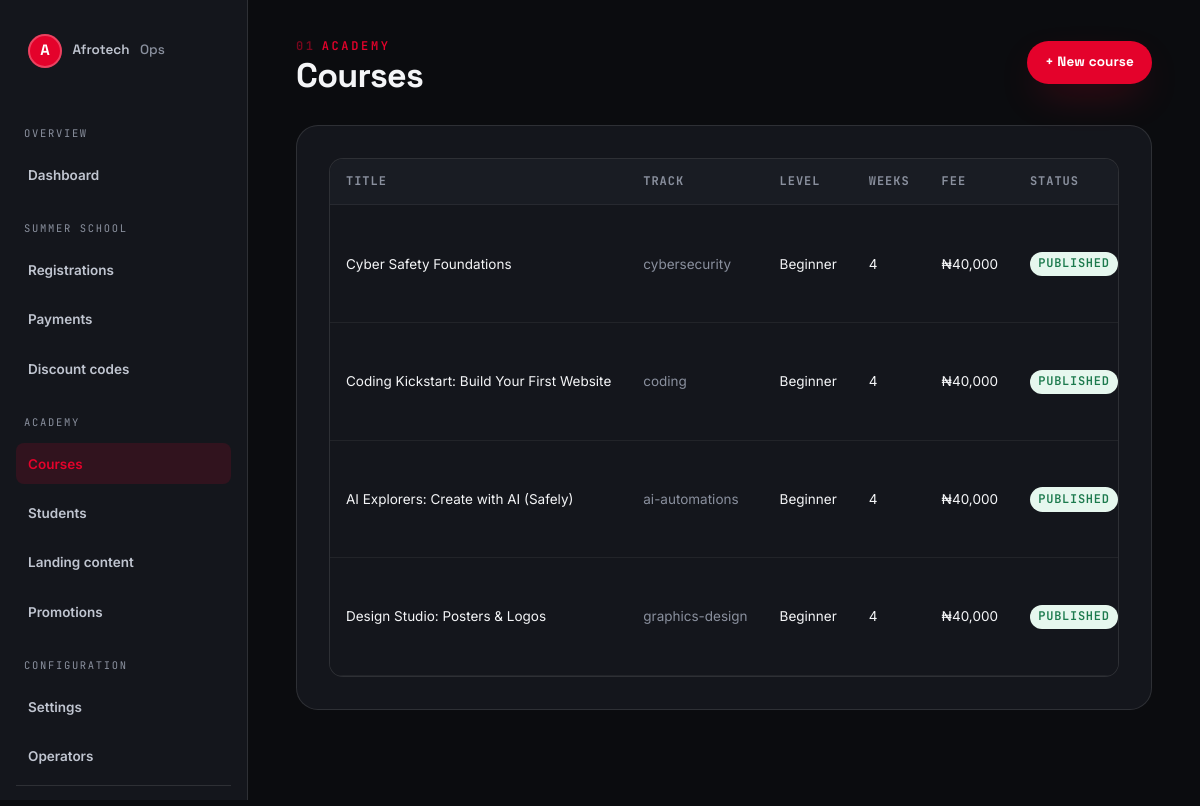
The app's page /admin/courses (signed in) with its own data.
### tables this page shows
CREATE TABLE IF NOT EXISTS `courses` (
    `id`            INT UNSIGNED AUTO_INCREMENT PRIMARY KEY,
    `title`         VARCHAR(200) NOT NULL,
    `slug`          VARCHAR(200) NOT NULL,
    `track_slug`    VARCHAR(80)  DEFAULT NULL,
    `level`         VARCHAR(40)  DEFAULT 'Beginner',
    `age_range`     VARCHAR(40)  DEFAULT '7+',
    `weeks`         INT NOT NULL DEFAULT 4,
    `instructor`    VARCHAR(160) DEFAULT NULL,
    `price_naira`   INT NOT NULL DEFAULT 0,
    `summary`       VARCHAR(500) DEFAULT NULL,
    `body`          MEDIUMTEXT,
    `syllabus_json` TEXT,                        
    `cover`         VARCHAR(255) DEFAULT NULL,
    `status`        ENUM('draft','published') NOT NULL DEFAULT 'draft',
    `created_at`    TIMESTAMP NOT NULL DEFAULT CURRENT_TIMESTAMP,
    `updated_at`    TIMESTAMP NOT NULL DEFAULT CURRENT_TIMESTAMP ON UPDATE CURRENT_TIMESTAMP,
    UNIQUE KEY `courses_slug` (`slug`),
    KEY `courses_status` (`status`),
    KEY `courses_track`  (`track_slug`)
);

### src/core/View.php (called while the page is built, shortened)
<?php
class View {
    public static function render(string $page, array $data = [], string $layout = 'main'): void {
        $pagePath   = AFT_ROOT . '/src/views/' . $page . '.php';
        $defaults = [
            'title'       => AFT_NAME . ' — ' . AFT_TAGLINE,
            'description' => AFT_DESC,
            'bodyClass'   => '',
            'canonical'   => url(current_path()),
            'breadcrumbs' => [],
        ];
        $data = array_merge($defaults, $data);
        extract($data, EXTR_SKIP);
        require $pagePath;
    }
}

### src/core/Controller.php (called while the page is built, shortened)
<?php
class Controller {
    public function view(string $page, array $data = [], string $layout = 'main'): void {
        View::render($page, $data, $layout);
    }
}

### src/controllers/Admin/CoursesController.php (called while the page is built, shortened)
<?php
class CoursesController extends \Controller {
    public function index(): void {
        $this->view('admin/courses/index', [
            'title'   => 'Courses · ' . AFT_NAME . ' Ops',
            'courses' => \Course::all(),
        ], 'admin');
    }
}

### index.php (called while the page is built, shortened)
<?php
require AFT_ROOT . '/src/core/Helpers.php';
require AFT_ROOT . '/src/core/Database.php';
require AFT_ROOT . '/src/core/Rbac.php';
require AFT_ROOT . '/src/core/Auth.php';
require AFT_ROOT . '/src/core/View.php';
require AFT_ROOT . '/src/core/Controller.php';
require AFT_ROOT . '/src/core/Router.php';
$router = new Router();
try {
    $path = parse_url($_SERVER['REQUEST_URI'] ?? '/', PHP_URL_PATH) ?: '/';
    $router->dispatch($_SERVER['REQUEST_METHOD'] ?? 'GET', $path);
} catch (Throwable $e) {
    if (AFT_DEBUG) {
        http_response_code(500);
        echo '<pre style="font:12px/1.5 monospace;padding:24px;">';
        echo htmlspecialchars($e->getMessage() . "\n\n" . $e->getTraceAsString());
        echo '</pre>';
    } else {
        error_log('[aft] ' . $e->getMessage() . ' @ ' . $e->getFile() . ':' . $e->getLine());
        try {
            http_response_code(500);
            (new Controller())->view('pages/500', ['title' => 'Something broke'], 'main');
        } catch (Throwable $inner) {
            error_log('[aft/500] ' . $inner->getMessage());
            if (!headers_sent()) header('Content-Type: text/html; charset=utf-8');
            echo '<!doctype html><meta charset="utf-8"><title>Service interrupted</title>'
               . '<style>body{font:16px/1.6 system-ui,sans-serif;padding:48px;max-width:640px;margin:auto;}'
               . 'h1{font-size:28px;}a{color:#E4022B;}</style>'
               . '<h1>The academy is briefly unavailable.</h1>'
               . '<p>We logged this. Try again in a moment, or '
               . '<a href="mailto:reachus@afrostrength.com">email us</a> if it persists.</p>';
        }
    }
} finally {
    if (function_exists('session_status') && session_status() === PHP_SESSION_ACTIVE) {
        @session_write_close();
    }
}

### src/core/Auth.php (called while the page is built, shortened)
<?php
class Auth {
    public static function user(): ?array {
        return $_SESSION['admin'] ?? null;
    }
}

### src/core/Rbac.php (called while the page is built, shortened)
<?php
class Rbac {
    public static function normalizeRole(?string $role): string {
        $role = (string)$role;
        return in_array($role, self::ROLES, true) ? $role : 'viewer';
    }
    public static function can(string $permission): bool {
        $user = Auth::user();
        $grants = self::GRANTS[self::normalizeRole($user['role'] ?? '')] ?? [];
        return in_array('*', $grants, true) || in_array($permission, $grants, true);
    }
}

### src/core/Helpers.php (called while the page is built, shortened)
<?php
function e(?string $value): string {
    return htmlspecialchars((string)$value, ENT_QUOTES | ENT_SUBSTITUTE, 'UTF-8');
}
function url(string $path = '/'): string {
    return rtrim(AFT_URL, '/') . '/' . ltrim($path, '/');
}
function naira(int $amount): string {
    return '₦' . number_format($amount);
}

### src/core/Database.php (called while the page is built, shortened)
<?php
class Database {
    private static ?PDO $pdo = null;
    public static function pdo(): PDO {
        if (self::$pdo) return self::$pdo;
        $cfg = require AFT_ROOT . '/config/database.php';
        $dsn = sprintf(
            'mysql:host=%s;port=%d;dbname=%s;charset=%s',
            $cfg['host'], $cfg['port'], $cfg['name'], $cfg['charset']
        );
        try {
            self::$pdo = new PDO($dsn, $cfg['user'], $cfg['pass'], [
                PDO::ATTR_ERRMODE            => PDO::ERRMODE_EXCEPTION,
                PDO::ATTR_DEFAULT_FETCH_MODE => PDO::FETCH_ASSOC,
                PDO::ATTR_EMULATE_PREPARES   => false,
            ]);
        } catch (PDOException $e) {
            self::$available = false;
            error_log('[aft/db] ' . $e->getMessage());
            throw $e;
        }
        return self::$pdo;
    }
    public static function all(string $sql, array $bindings = []): array {
        $st = self::pdo()->prepare($sql);
        $st->execute($bindings);
        return $st->fetchAll();
    }
}

### src/models/Course.php (called while the page is built, shortened)
<?php
class Course {
    public static function all(): array {
        return Database::all("SELECT * FROM courses ORDER BY created_at DESC");
    }
}

### src/views/admin/courses/index.php (the view, shortened to what this page needs)
<?php
$canManage = Rbac::can('courses.manage');
?>
<div class="topbar">
  <div><span class="eyebrow">Academy</span><h1>Courses</h1></div>
  <?php if ($canManage): ?><a class="btn btn--primary btn--sm" href="<?= e(url('/admin/courses/new')) ?>">+ New course</a><?php endif; ?>
</div>
<div class="panel">
  <?php if (!$courses): ?>
    <p class="muted"><?= Database::available() ? 'No courses yet.' : 'Database not connected — showing nothing to edit. Seeded fallback courses appear on the public site.' ?></p>
  <?php else: ?>
  <div class="table-wrap">
    <table class="data">
      <thead><tr><th>Title</th><th>Track</th><th>Level</th><th>Weeks</th><th>Fee</th><th>Status</th><?php if($canManage):?><th></th><?php endif;?></tr></thead>
      <tbody>
      <?php foreach ($courses as $c): ?>
        <tr>
          <td><?= e($c['title']) ?></td>
          <td class="muted"><?= e($c['track_slug'] ?: '—') ?></td>
          <td><?= e($c['level']) ?></td>
          <td><?= (int)$c['weeks'] ?></td>
          <td><?= e(naira((int)$c['price_naira'])) ?></td>
          <td><span class="chip chip--<?= $c['status']==='published'?'confirmed':'unpaid' ?>"><?= e($c['status']) ?></span></td>
        </tr>
      <?php endforeach; ?>
      </tbody>
    </table>
  </div>
  <?php endif; ?>
</div>

### src/core/Router.php (shortened to what this page needs)
<?php
class Router {
    private array $routes = ['GET' => [], 'POST' => []];
    public function get(string $pattern, array $handler): void {
        $this->routes['GET'][] = ['pattern' => $pattern, 'handler' => $handler];
    }
    public function post(string $pattern, array $handler): void {
        $this->routes['POST'][] = ['pattern' => $pattern, 'handler' => $handler];
    }
    public function dispatch(string $method, string $path): void {
        $method = strtoupper($method);
        foreach ($this->routes[$method] ?? [] as $route) {
            $regex = $this->compile($route['pattern']);
            if (preg_match($regex, $path, $matches)) {
                array_shift($matches);
                $params = array_filter($matches, 'is_string', ARRAY_FILTER_USE_KEY);
                $this->invoke($route['handler'], array_values($params));
                return;
            }
        }
    }
    private function compile(string $pattern): string {
        $regex = preg_replace_callback('#\{([a-zA-Z_]+)\}#', function ($m) {
            return '(?P<' . $m[1] . '>[a-zA-Z0-9\-\_]+)';
        }, $pattern);
        return '#^' . $regex . '/?$#';
    }
    private function invoke(array $handler, array $args): void {
        [$class, $method] = $handler;
        $instance = new $class();
        call_user_func_array([$instance, $method], $args);
    }
}

### assets/css/tokens.css (style rules this page uses)
:root { --red: #E4022B; --red-hi: #FF1F3D; --red-deep: #A80016; --maroon: #5E0A12; --ink: #0E0E0E; --ink-2: #2A2A2A; --paper: #FBFBFB; --paper-2: #F2F2F3; --card: #FFFFFF; --card-2: #F7F7F8; --txt: #131313; --txt-2: #4A4741; --txt-3: #837D72; --on-red: #FFFFFF; --hair: rgba(14,14,14,0.12); --hair-2: rgba(14,14,14,0.07); --shadow: 0 18px 44px -20px rgba(14,14,14,0.35); --shadow-sm: 0 8px 24px -14px rgba(14,14,14,0.28); --glow: 0 16px 40px -14px rgba(228,2,43,0.45); --ff-display: 'Space Grotesk', 'Montserrat', system-ui, sans-serif; --ff-body: 'Inter', system-ui, -apple-system, 'Segoe UI', sans-serif; --ff-mono: 'JetBrains Mono', 'SFMono-Regular', Consolas, monospace; --fs-d1: clamp(46px, 9vw, 118px); --fs-d2: clamp(32px, 5vw, 62px); --fs-h1: clamp(28px, 4vw, 46px); --fs-h2: clamp(23px, 3vw, 34px); --fs-h3: 20px; --fs-lg: 18px; --fs-md: 15.5px; --fs-sm: 13.5px; --fs-xs: 12px; --sp-1: 4px; --sp-2: 8px; --sp-3: 12px; --sp-4: 16px; --sp-5: 24px; --sp-6: 32px; --sp-7: 40px; --sp-8: 56px; --sp-9: 72px; --sp-10: 96px; --sp-11: 128px; --r-sm: 8px; --r-md: 14px; --r-lg: 22px; --r-xl: 32px; --r-pill: 999px; --wrap: 1180px; --ease: cubic-bezier(0.16, 1, 0.3, 1); --t-fast: 140ms; --t-med: 260ms; --t-slow: 520ms; color-scheme: light; }
:root[data-theme="dark"] { --paper: #0B0C0F; --paper-2: #101217; --card: #14161C; --card-2: #191C23; --txt: #F4F5F7; --txt-2: #C0C5D0; --txt-3: #8A909E; --ink: #F4F5F7; --ink-2: #C0C5D0; --hair: rgba(255,255,255,0.11); --hair-2: rgba(255,255,255,0.06); --shadow: 0 20px 50px -20px rgba(0,0,0,0.7); --shadow-sm: 0 10px 28px -16px rgba(0,0,0,0.6); color-scheme: dark; }

### assets/css/app.css (style rules this page uses)
*, *::before, *::after { box-sizing: border-box; }
* { margin: 0; }
html { -webkit-text-size-adjust: 100%; scroll-behavior: smooth; }
body { font-family: var(--ff-body); font-size: var(--fs-md); line-height: 1.65; color: var(--txt); background: var(--paper); -webkit-font-smoothing: antialiased; text-rendering: optimizeLegibility; min-height: 100vh; display: flex; flex-direction: column; }
a { color: inherit; text-decoration: none; }
h1, h2, h3, h4 { font-family: var(--ff-display); font-weight: 700; line-height: 1.04; letter-spacing: -0.02em; color: var(--ink); }
.muted { color: var(--txt-3); }
.eyebrow { font-family: var(--ff-mono); font-size: var(--fs-xs); letter-spacing: 0.22em; text-transform: uppercase; color: var(--red); font-weight: 600; display: inline-flex; align-items: center; gap: .5em; }
.eyebrow::before { content: "01"; opacity: .5; }
.btn { display: inline-flex; align-items: center; gap: .55em; font-family: var(--ff-display); font-weight: 700; font-size: var(--fs-md); letter-spacing: .01em; padding: 0.85rem 1.5rem; border-radius: var(--r-pill); border: 2px solid transparent; transition: transform var(--t-fast) var(--ease), box-shadow var(--t-med) var(--ease), background var(--t-fast); white-space: nowrap; }
.btn--primary { background: var(--red); color: var(--on-red); box-shadow: var(--glow); }
.table-wrap { overflow-x: auto; border: 1px solid var(--hair); border-radius: var(--r-md); background: var(--card); }
table.data { width: 100%; border-collapse: collapse; font-size: var(--fs-sm); }
table.data th, table.data td { text-align: left; padding: .8rem 1rem; border-bottom: 1px solid var(--hair-2); white-space: nowrap; }
table.data th { font-family: var(--ff-mono); font-size: var(--fs-xs); text-transform: uppercase; letter-spacing: .08em; color: var(--txt-3); background: var(--card-2); }
.chip { display: inline-block; font-family: var(--ff-mono); font-size: var(--fs-xs); padding: .2em .7em; border-radius: var(--r-pill); font-weight: 600; text-transform: uppercase; letter-spacing: .06em; }
.chip--confirmed { background: #e6f7ee; color: #1c7a4d; }

### assets/css/admin.css (style rules this page uses)
.topbar { display: flex; align-items: center; justify-content: space-between; gap: var(--sp-4); margin-bottom: var(--sp-6); flex-wrap: wrap; }
.topbar h1 { font-size: var(--fs-h2); }
.panel { background: var(--card); border: 1px solid var(--hair); border-radius: var(--r-lg); padding: var(--sp-6); margin-bottom: var(--sp-5); }
.btn--sm { padding: .5rem 1rem; font-size: var(--fs-sm); }

### records on screen
courses: title "Cyber Safety Foundations", track_slug "cybersecurity", level "Beginner", weeks "4", price_naira "₦40,000", status "PUBLISHED"
courses: title "Coding Kickstart: Build Your First Website", track_slug "coding", level "Beginner", weeks "4", price_naira "₦40,000", status "PUBLISHED"
courses: title "AI Explorers: Create with AI (Safely)", track_slug "ai-automations", level "Beginner", weeks "4", price_naira "₦40,000", status "PUBLISHED"
courses: title "Design Studio: Posters & Logos", track_slug "graphics-design", level "Beginner", weeks "4", price_naira "₦40,000", status "PUBLISHED"

### other values on screen
$group "OVERVIEW"
$label "Dashboard"
$group "SUMMER SCHOOL"
$label "Registrations"
$label "Payments"
$label "Discount codes"
$group "ACADEMY"
$label "Courses"
$label "Students"
$label "Landing content"
$label "Promotions"
$group "CONFIGURATION"
$label "Settings"
$label "Operators"
